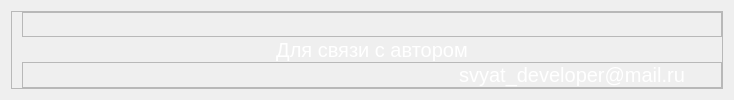
            <widget class="QWidget" name="page_author">
             <layout class="QVBoxLayout" name="verticalLayout_10">
              <item>
               <widget class="QFrame" name="frame_author">
                <property name="frameShape">
                 <enum>QFrame::StyledPanel</enum>
                </property>
                <property name="frameShadow">
                 <enum>QFrame::Raised</enum>
                </property>
                <layout class="QVBoxLayout" name="verticalLayout_11">
                 <property name="spacing">
                  <number>0</number>
                 </property>
                 <property name="leftMargin">
                  <number>10</number>
                 </property>
                 <property name="topMargin">
                  <number>0</number>
                 </property>
                 <property name="rightMargin">
                  <number>0</number>
                 </property>
                 <property name="bottomMargin">
                  <number>0</number>
                 </property>
                 <item>
                  <widget class="QFrame" name="frame_au_top">
                   <property name="frameShape">
                    <enum>QFrame::StyledPanel</enum>
                   </property>
                   <property name="frameShadow">
                    <enum>QFrame::Raised</enum>
                   </property>
                   <widget class="QLabel" name="label_3">
                    <property name="geometry">
                     <rect>
                      <x>50</x>
                      <y>-100</y>
                      <width>731</width>
                      <height>331</height>
                     </rect>
                    </property>
                    <property name="styleSheet">
                     <string notr="true">color:white;
font-size:20px;</string>
                    </property>
                    <property name="text">
                     <string>Программа разработана курсантом 431 группы Черниковым С.С. в целях сбора данных о музыкальных товарах</string>
                    </property>
                    <property name="alignment">
                     <set>Qt::AlignLeading|Qt::AlignLeft|Qt::AlignVCenter</set>
                    </property>
                    <property name="wordWrap">
                     <bool>true</bool>
                    </property>
                   </widget>
                  </widget>
                 </item>
                 <item>
                  <widget class="QLabel" name="label_4">
                   <property name="styleSheet">
                    <string notr="true">color: white;
font-size:20px</string>
                   </property>
                   <property name="text">
                    <string>Для связи с автором</string>
                   </property>
                   <property name="alignment">
                    <set>Qt::AlignBottom|Qt::AlignHCenter</set>
                   </property>
                  </widget>
                 </item>
                 <item alignment="Qt::AlignLeft|Qt::AlignVCenter">
                  <widget class="QFrame" name="frame_au_bottom">
                   <property name="sizePolicy">
                    <sizepolicy hsizetype="Expanding" vsizetype="Preferred">
                     <horstretch>0</horstretch>
                     <verstretch>0</verstretch>
                    </sizepolicy>
                   </property>
                   <property name="minimumSize">
                    <size>
                     <width>700</width>
                     <height>0</height>
                    </size>
                   </property>
                   <property name="maximumSize">
                    <size>
                     <width>1067</width>
                     <height>16777215</height>
                    </size>
                   </property>
                   <property name="styleSheet">
                    <string notr="true"/>
                   </property>
                   <property name="frameShape">
                    <enum>QFrame::StyledPanel</enum>
                   </property>
                   <property name="frameShadow">
                    <enum>QFrame::Raised</enum>
                   </property>
                   <layout class="QHBoxLayout" name="horizontalLayout_3">
                    <property name="spacing">
                     <number>0</number>
                    </property>
                    <property name="leftMargin">
                     <number>0</number>
                    </property>
                    <property name="topMargin">
                     <number>0</number>
                    </property>
                    <property name="rightMargin">
                     <number>0</number>
                    </property>
                    <property name="bottomMargin">
                     <number>0</number>
                    </property>
                    <item>
                     <widget class="QPushButton" name="vk_but">
                      <property name="maximumSize">
                       <size>
                        <width>200</width>
                        <height>16777215</height>
                       </size>
                      </property>
                      <property name="cursor">
                       <cursorShape>OpenHandCursor</cursorShape>
                      </property>
                      <property name="styleSheet">
                       <string notr="true">QPushButton {
	border:none;
}</string>
                      </property>
                      <property name="text">
                       <string/>
                      </property>
                      <property name="icon">
                       <iconset>
                        <normaloff>pictures/vk-logo.png</normaloff>pictures/vk-logo.png</iconset>
                      </property>
                      <property name="iconSize">
                       <size>
                        <width>60</width>
                        <height>60</height>
                       </size>
                      </property>
                     </widget>
                    </item>
                    <item>
                     <widget class="QPushButton" name="telega_but">
                      <property name="maximumSize">
                       <size>
                        <width>200</width>
                        <height>16777215</height>
                       </size>
                      </property>
                      <property name="cursor">
                       <cursorShape>OpenHandCursor</cursorShape>
                      </property>
                      <property name="styleSheet">
                       <string notr="true">border:none;</string>
                      </property>
                      <property name="text">
                       <string/>
                      </property>
                      <property name="icon">
                       <iconset>
                        <normaloff>pictures/telega.png</normaloff>pictures/telega.png</iconset>
                      </property>
                      <property name="iconSize">
                       <size>
                        <width>60</width>
                        <height>60</height>
                       </size>
                      </property>
                     </widget>
                    </item>
                    <item>
                     <widget class="QPushButton" name="but_mail">
                      <property name="font">
                       <font>
                        <pointsize>15</pointsize>
                       </font>
                      </property>
                      <property name="cursor">
                       <cursorShape>OpenHandCursor</cursorShape>
                      </property>
                      <property name="styleSheet">
                       <string notr="true">QPushButton{ 
	color:white;
border:none;
}</string>
                      </property>
                      <property name="text">
                       <string>svyat_developer@mail.ru</string>
                      </property>
                     </widget>
                    </item>
                   </layout>
                  </widget>
                 </item>
                </layout>
               </widget>
              </item>
             </layout>
            </widget>
